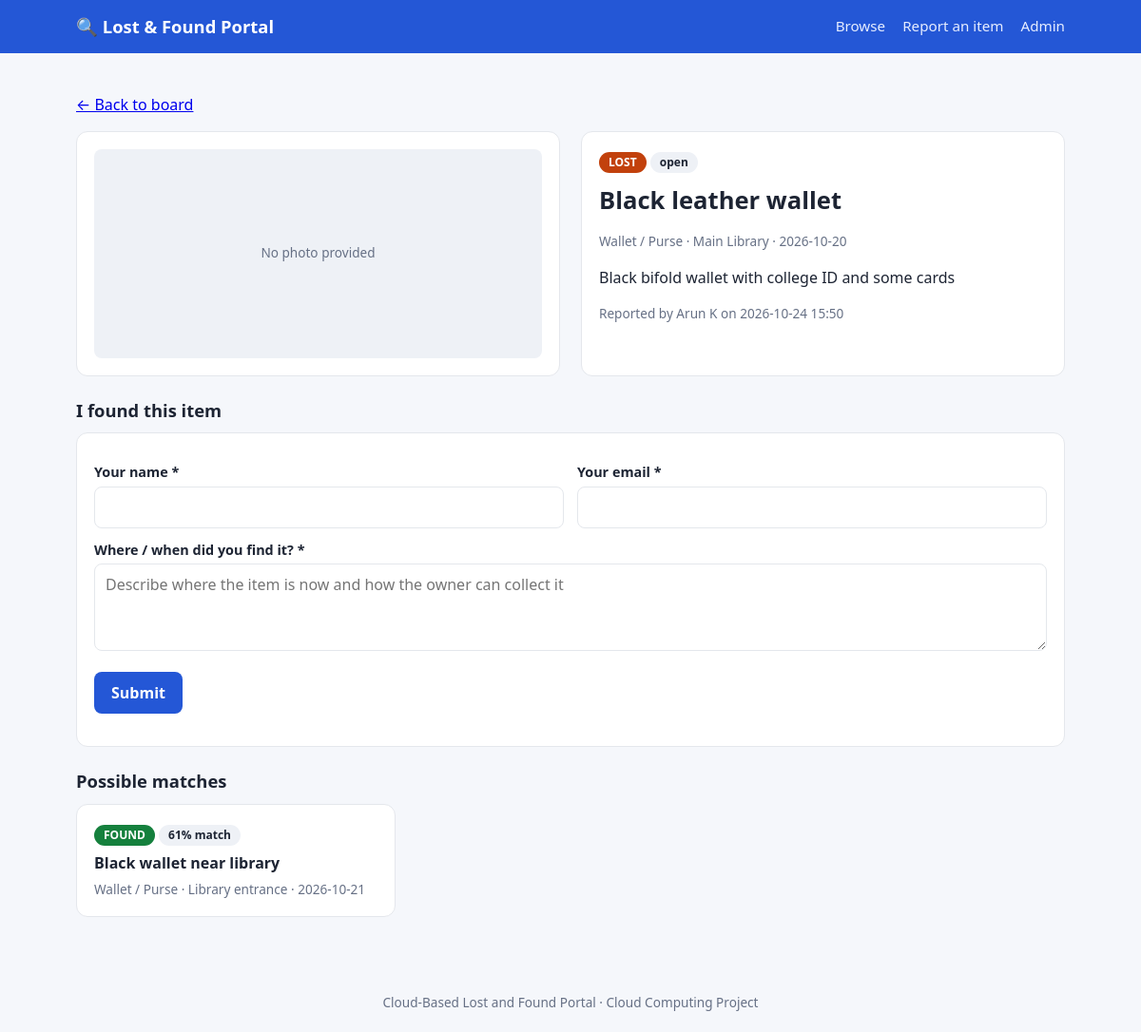
Page /item/1 on the committed database.
### tables this page shows
CREATE TABLE items (
        id            INTEGER PRIMARY KEY AUTOINCREMENT,
        kind          TEXT NOT NULL CHECK (kind IN ('lost','found')),
        title         TEXT NOT NULL,
        category      TEXT NOT NULL,
        description   TEXT,
        location      TEXT NOT NULL,
        event_date    TEXT NOT NULL,
        contact_name  TEXT NOT NULL,
        contact_email TEXT NOT NULL,
        image         TEXT,
        status        TEXT NOT NULL DEFAULT 'open',   -- open | claim_pending | returned
        created_at    TEXT NOT NULL
    );

### app.py (the view)
@app.route("/item/<int:item_id>")
def detail(item_id):
    item = get_db().execute("SELECT * FROM items WHERE id=?", (item_id,)).fetchone()
    if not item:
        return render_template("404.html"), 404
    return render_template("detail.html", item=item, matches=find_matches(item))

### app.py (called while the page is built)
def get_db():
    if "db" not in g:
        g.db = sqlite3.connect(DB_PATH)
        g.db.row_factory = sqlite3.Row
    return g.db

def tokens(text):
    return {w for w in re.findall(r"[a-z0-9]+", (text or "").lower())
            if w not in STOP and len(w) > 2}

def similarity(a, b):
    ta = tokens(f"{a['title']} {a['title']} {a['description']} {a['location']}")
    tb = tokens(f"{b['title']} {b['title']} {b['description']} {b['location']}")
    if not ta or not tb:
        return 0.0
    score = len(ta & tb) / len(ta | tb)
    if a["category"] == b["category"]:
        score += 0.25
    return round(min(score, 1.0), 2)

def find_matches(item, limit=5):
    opposite = "found" if item["kind"] == "lost" else "lost"
    rows = get_db().execute(
        "SELECT * FROM items WHERE kind=? AND status!='returned' AND id!=?",
        (opposite, item["id"])).fetchall()
    scored = [(similarity(item, r), r) for r in rows]
    return [(s, r) for s, r in sorted(scored, key=lambda x: -x[0]) if s >= 0.30][:limit]

### templates/detail.html (shortened to what this page needs)
{% extends "base.html" %}
{% block content %}
<p><a href="{{ url_for('index') }}">&larr; Back to board</a></p>
<div class="detail">
  <div class="card">
    {% if item.image %}<img src="{{ image_url(item.image) }}" alt="{{ item.title }}">
    {% else %}<div class="thumb" style="height:220px">No photo provided</div>{% endif %}
  </div>
  <div class="card">
    <span class="badge {{ item.kind }}">{{ item.kind|upper }}</span>
    <span class="badge status {{ item.status }}">{{ item.status.replace('_',' ') }}</span>
    <h1 style="margin-top:10px">{{ item.title }}</h1>
    <p class="meta">{{ item.category }} &middot; {{ item.location }} &middot; {{ item.event_date }}</p>
    <p>{{ item.description or 'No description provided.' }}</p>
    <p class="meta">Reported by {{ item.contact_name }} on {{ item.created_at }}</p>
  </div>
</div>
{% if item.status != 'returned' %}
<h2>{{ 'This is my item - claim it' if item.kind=='found' else 'I found this item' }}</h2>
<form class="card" method="post" action="{{ url_for('claim', item_id=item.id) }}">
  <div class="row">
    <div><label>Your name *</label><input name="claimant_name" required></div>
    <div><label>Your email *</label><input type="email" name="claimant_email" required></div>
  </div>
  <label>{{ 'Proof of ownership *' if item.kind=='found' else 'Where / when did you find it? *' }}</label>
  <textarea name="proof" rows="3" required placeholder="{{ 'Describe unique marks, contents, purchase details...' if item.kind=='found' else 'Describe where the item is now and how the owner can collect it' }}"></textarea>
  <p><button type="submit">Submit</button></p>
</form>
{% endif %}
<h2>Possible matches</h2>
{% if matches %}
<div class="grid">
  {% for score, m in matches %}
  <a class="card item" href="{{ url_for('detail', item_id=m.id) }}">
    <div><span class="badge {{ m.kind }}">{{ m.kind|upper }}</span>
         <span class="badge status">{{ (score*100)|round|int }}% match</span></div>
    <strong>{{ m.title }}</strong>
    <span class="meta">{{ m.category }} &middot; {{ m.location }} &middot; {{ m.event_date }}</span>
  </a>
  {% endfor %}
</div>
{% else %}
<div class="card meta">No similar {{ 'found' if item.kind=='lost' else 'lost' }} items yet. Check back later.</div>
{% endif %}
{% endblock %}

### templates/base.html (style rules this page uses)
:root { --bg:#f5f7fb; --card:#fff; --ink:#1d2433; --muted:#667085; --line:#e4e7ec; --brand:#2457d6; --lost:#c2410c; --found:#15803d; --warn:#b45309; }
* { box-sizing:border-box; }
body { margin:0; font-family:system-ui,-apple-system,Segoe UI,Roboto,sans-serif; background:var(--bg); color:var(--ink); line-height:1.5; }
h1 { font-size:1.6rem; margin:0 0 6px; }
h2 { font-size:1.15rem; margin:22px 0 10px; }
.card { background:var(--card); border:1px solid var(--line); border-radius:12px; padding:18px; }
.grid { display:grid; grid-template-columns:repeat(auto-fill,minmax(250px,1fr)); gap:16px; }
.item { display:flex; flex-direction:column; gap:6px; text-decoration:none; color:inherit; }
.thumb { width:100%; height:140px; object-fit:cover; border-radius:8px; background:#eef1f6; display:flex; align-items:center; justify-content:center; color:var(--muted); font-size:.85rem; }
.badge { display:inline-block; padding:2px 10px; border-radius:99px; font-size:.75rem; font-weight:600; color:#fff; }
.badge.lost { background:var(--lost); }
.badge.found { background:var(--found); }
.badge.status { background:#eef1f6; color:var(--ink); }
.meta { color:var(--muted); font-size:.85rem; }
input,select,textarea { font:inherit; padding:9px 11px; border:1px solid var(--line); border-radius:8px; background:#fff; width:100%; }
label { display:block; font-weight:600; font-size:.9rem; margin:12px 0 4px; }
button, .btn { background:var(--brand); color:#fff; border:0; padding:10px 18px; border-radius:8px; font:inherit; font-weight:600; cursor:pointer; text-decoration:none; display:inline-block; }
.row { display:grid; grid-template-columns:1fr 1fr; gap:14px; }
.detail { display:grid; grid-template-columns:1fr 1fr; gap:22px; }

### rows in the picture
items: kind "LOST", status.replace "open", title "Black leather wallet", category "Wallet / Purse", location "Main Library", event_date "2026-10-20", description "Black bifold wallet with college ID and some cards", contact_name "Arun K", created_at "2026-10-24 15:50", kind "I found this item", kind "Where / when did you find it? *", proof "Describe where the item is now and how the owner can collect it"
items: kind "FOUND", value "61", title "Black wallet near library", category "Wallet / Purse", location "Library entrance", event_date "2026-10-21"
